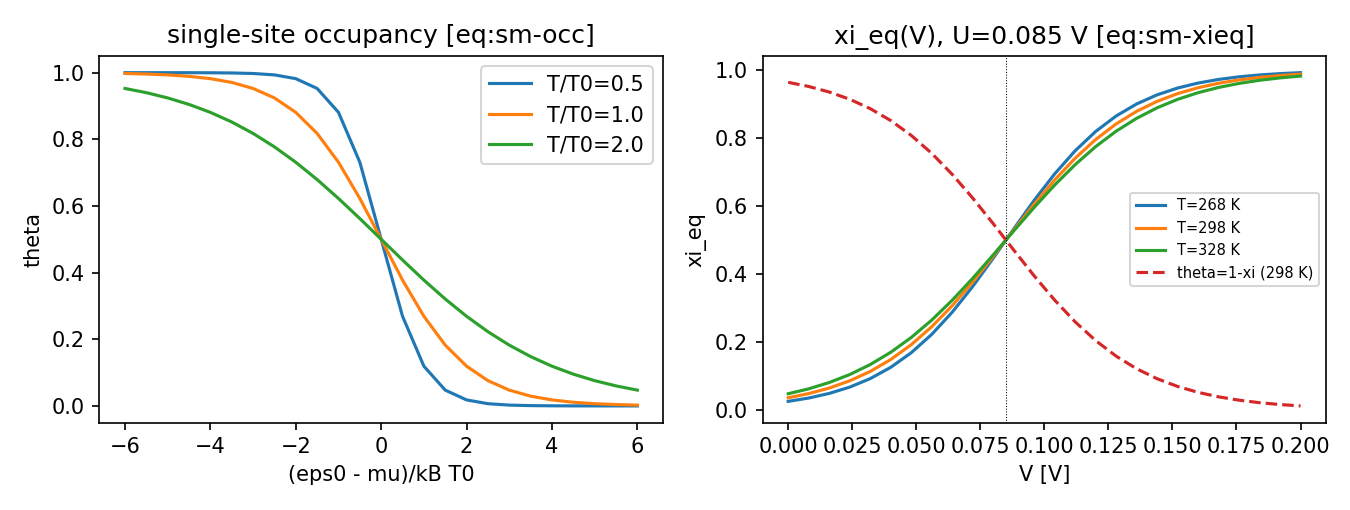

Write Python code to recreate this figure.
# V1013_P21_fig_F1_sm_occ.py — Part 0 fig:sm-occ + fig:sm-logistic-V source data
# Evaluates the ACTUAL equations (no fabricated shapes):
#   (A) theta(x; tau) = 1/(1+exp(x/tau)),  x=(eps0-mu)/kB*T0, tau=T/T0   [eq:sm-occ]
#   (B) xi_eq(V;T)   = 1/(1+exp(-F(V-U)/(R T))), U=0.085 V               [eq:sm-xieq]
# Outputs: TikZ coordinate blocks (stdout) + verification PNGs.
import numpy as np
import matplotlib
matplotlib.use("Agg")
import matplotlib.pyplot as plt

R = 8.314462618      # J/(mol K)
F = 96485.33212      # C/mol
U = 0.085            # V (stage 2->1 initial value, codebox N2)

def tikz(xs, ys, ndig=4):
    pts = " ".join(f"({x:.{ndig}g},{y:.{ndig}g})" for x, y in zip(xs, ys))
    return "coordinates {" + pts + "}"

# ---------- (A) dimensionless single-site occupancy ----------
x = np.linspace(-6, 6, 25)
print("=== (A) theta vs x=(eps0-mu)/kBT0 ===")
for tau in (0.5, 1.0, 2.0):
    th = 1.0/(1.0+np.exp(x/tau))
    print(f"% tau=T/T0={tau}")
    print(tikz(x, th))
# checks
assert abs(1.0/(1.0+np.exp(0.0)) - 0.5) < 1e-12          # theta(x=0)=1/2 all T
assert 1.0/(1.0+np.exp(6/0.5)) < 1e-5                    # beta->inf: step
assert abs(1.0/(1.0+np.exp(6/1e9)) - 0.5) < 1e-6         # beta->0: 1/2

# ---------- (B) electrochemical dress: xi_eq(V;T), theta_eq(V;298K) ----------
V = np.linspace(0.0, 0.20, 26)
print("=== (B) xi_eq vs V (U=0.085 V) ===")
for T in (268.15, 298.15, 328.15):
    xi = 1.0/(1.0+np.exp(-F*(V-U)/(R*T)))
    w = R*T/F
    print(f"% T={T} K, w=RT/F={w*1e3:.2f} mV")
    print(tikz(V, xi))
T0 = 298.15
th298 = 1.0 - 1.0/(1.0+np.exp(-F*(V-U)/(R*T0)))
print("% theta_eq = 1 - xi_eq at T=298.15 K")
print(tikz(V, th298))
# checks
xiU = 1.0/(1.0+np.exp(-F*(U-U)/(R*T0)))
assert abs(xiU-0.5) < 1e-12                              # xi_eq(U)=1/2
assert abs((R*T0/F)*1e3 - 25.69) < 0.02                  # w(298K)=25.7 mV
# slope at center: dxi/dV|_U = F/(4RT)  (bell identity xi(1-xi)=1/4)
h = 1e-6
num = (1/(1+np.exp(-F*(U+h-U)/(R*T0))) - 1/(1+np.exp(-F*(U-h-U)/(R*T0))))/(2*h)
assert abs(num - F/(4*R*T0)) < 1e-3

# ---------- verification PNGs ----------
fig, ax = plt.subplots(1, 2, figsize=(9, 3.4))
for tau in (0.5, 1.0, 2.0):
    ax[0].plot(x, 1/(1+np.exp(x/tau)), label=f"T/T0={tau}")
ax[0].set_xlabel("(eps0 - mu)/kB T0"); ax[0].set_ylabel("theta")
ax[0].legend(); ax[0].set_title("single-site occupancy [eq:sm-occ]")
for T in (268.15, 298.15, 328.15):
    ax[1].plot(V, 1/(1+np.exp(-F*(V-U)/(R*T))), label=f"T={T:.0f} K")
ax[1].plot(V, th298, "--", label="theta=1-xi (298 K)")
ax[1].axvline(U, color="k", lw=0.5, ls=":")
ax[1].set_xlabel("V [V]"); ax[1].set_ylabel("xi_eq")
ax[1].legend(fontsize=7); ax[1].set_title("xi_eq(V), U=0.085 V [eq:sm-xieq]")
fig.tight_layout()
fig.savefig(r"D:\Projects\Project_Anode_Fit\Claude\results\process\V1013_P21_fig_F1_sm_occ.png", dpi=150)
print("PNG saved. All asserts passed.")
